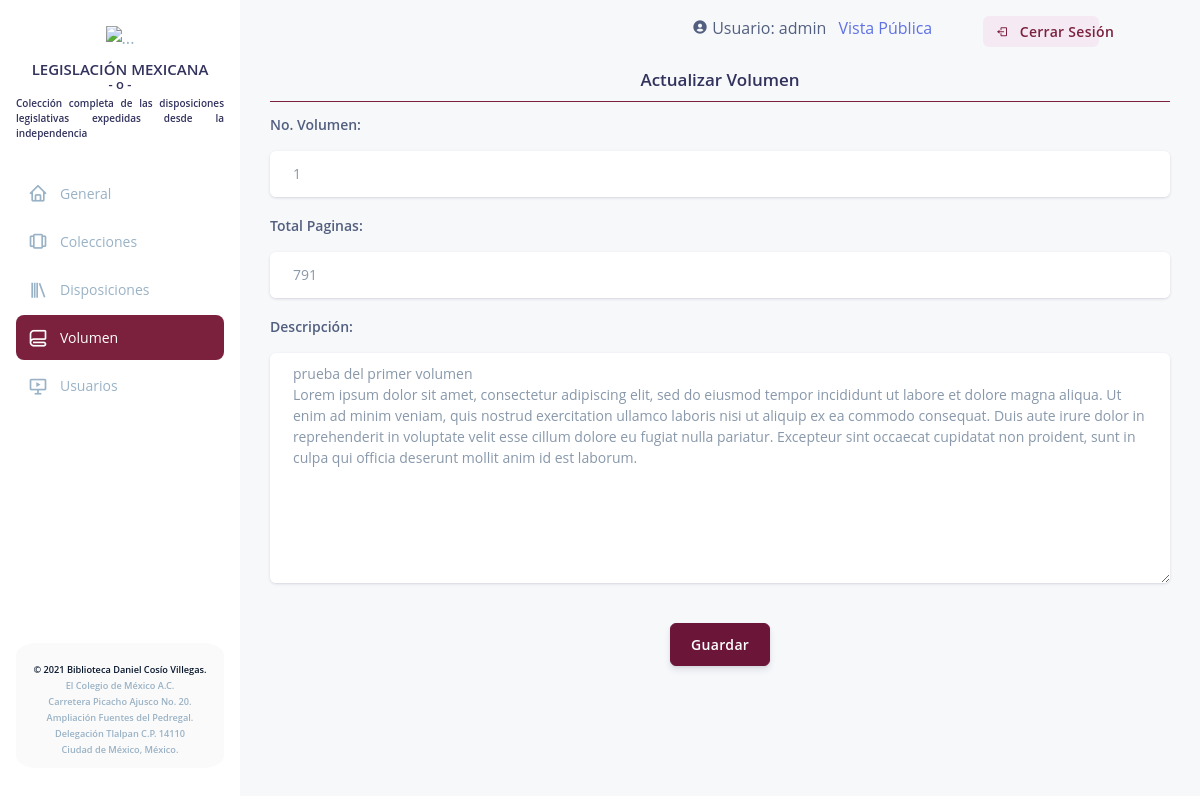
The page /registro/volumenupdate/1 (signed in) on the database its author committed.
### Modules/Registro/models.py (models this page shows, shortened)
class Volumen(models.Model):
    idVolumen = models.AutoField(primary_key = True)
    volumen = models.IntegerField()
    paginas = models.IntegerField()
    fecha_alta = models.DateField(auto_now=True)
    descripcion = models.TextField()

### Modules/Registro/views.py (the view)
# urls.py: path('volumenupdate/<int:pk>', VolumenUpdateView.as_view(), name = 'volumenupdate'),
class VolumenUpdateView(SuccessMessageMixin, UpdateView):
    model = Volumen
    form_class = VolumenForm
    template_name = 'volumen/volumen_create.html'
    success_message = 'Volumen actualizado correctamente'
    success_url = reverse_lazy('volumenlist')
    @method_decorator(login_required)
    def dispatch(self, request, *args, **kwargs):
        return super(VolumenUpdateView, self).dispatch(request, *args, **kwargs)
    def get_context_data(self, **kwargs):
        context = super(VolumenUpdateView, self).get_context_data(**kwargs)
        context['title'] = 'Actualizar Volumen'
        return context

### Modules/Registro/forms.py (shortened to what this page needs)
class VolumenForm(forms.ModelForm):
    class Meta:
        model = Volumen
        fields = [
            'volumen',
            'paginas',
            'descripcion'
        ]
        labels = {
            'volumen': 'No. Volumen',
            'paginas': 'Total Paginas',
            'descripcion': 'Descripción'
        }
        widgets = {
            'volumen': forms.NumberInput(attrs={'class': 'form-control', 'min': '1'}),
            'paginas': forms.NumberInput(attrs={'class': 'form-control', 'min': '1'}),
            'descripcion': forms.Textarea(attrs={'class': 'form-control'})
        }

### legmex/templates/volumen/volumen_create.html (shortened to what this page needs)
{% extends 'admin.html' %}
{% load static %}
{% block content %}
    <div class='container'>
        <form role="form" method='POST' class="form-auth sign-in-form" enctype='multipart/form-data'>
            <div class="col-12 text-center admin-head">
                <h3>{{title}}</h3>
            </div>
            <div class="w-100 mb-3 m-width form-group">
            <label for='nombre' class="form-control-label">{{ form.volumen.label_tag }}</label>
                <div class="input-group-alternative input-group">
                    <div class="input-group-prepend">
                        <span class="input-group-text">
                        </span>
                    </div>
                    {{form.volumen}}
                </div>
            </div>
            <div class="w-100 mb-3 m-width form-group">
                <label class="form-control-label">{{form.paginas.label_tag}}</label>
                <div class="input-group-alternative input-group">
                    <div class="input-group-prepend">
                        <span class="input-group-text">
                        </span>
                    </div>
                    {{form.paginas}}
                </div>
            </div>
            <div class="w-100 mb-3 m-width form-group">
                <label class="form-control-label">{{form.descripcion.label_tag}}</label>
                <div class="input-group-alternative input-group">
                    <div class="input-group-prepend">
                        <span class="input-group-text">
                        </span>
                    </div>
                    {{form.descripcion}}
                </div>
            </div>
            <div class="text-center">
                <button type="submit" class="my-4 btn btn-default">Guardar</button>
            </div>
        </form>
    </div>
{% endblock  %}

### legmex/templates/admin.html (shortened to what this page needs)
{% load static %}
<!DOCTYPE html>
<html>
<head>
    <link rel="stylesheet" href="https://maxcdn.bootstrapcdn.com/bootstrap/4.0.0/css/bootstrap.min.css">
    <link href='https://unpkg.com/boxicons@2.0.9/css/boxicons.min.css' rel='stylesheet'>
    <link rel="stylesheet" href="{% static 'css/argon-dashboard-react.css' %}" />
    <link rel="stylesheet" href="{% static 'css/admin.css'%}" />
    <link rel="stylesheet" href="{% static 'css/jquery-tagsinput.min.css'%}" />
    <link rel="stylesheet" href="//code.jquery.com/ui/1.12.1/themes/base/jquery-ui.css">
    <link rel="stylesheet" href="{% static 'css/bootstrap-multiselect.css' %}" />
</head>
<body>
    <div id="root">
        <div class="main-content">
            <div class="lateral-nav white-bg" id="navbar">
                <nav class="navbar__custom">
                    <div>
                        <div class="nav__brand m-b-1"><img src="{% static 'media/img/logooficial.svg' %}" class="wth-100"
                                alt="..."></div>
                        <div>
                            <h4 class="t-center l-height">LEGISLACIÓN MEXICANA</h4>
                            <h5 class="t-center l-height">- o -</h5>
                            <h6 class="t-justify m-b-30 ">Colección completa de las disposiciones legislativas expedidas
                                desde la independencia</h6>
                        </div>
                        <div class="nav__list">
                            <a class="nav__link nav-link" id="home" href="/administrator" aria-current="page">
                                <i class="bx bx-home nav__icon"></i>
                                <span class="nav__name">General</span>
                            </a>
                            <a class="nav__link nav-link" id="coleccion" href="/colections">
                                <i class="bx bx-carousel nav__icon"></i>
                                <span class="nav__name">Colecciones</span>
                            </a>
                            {% if user.groups.all.0.name == 'admin' or user.groups.all.0.name == 'editor'%}
                            <a class="nav__link nav-link" id="legislacion" href="/legislations">
                                <i class="bx bx-library nav__icon"></i>
                                <span class="nav__name">Disposiciones</span>
                            </a>
                            <a class="nav__link nav-link" id="volumen" href="{% url 'volumenlist' %}">
                                <i class="bx bx-blanket nav__icon"></i>
                                <span class="nav__name">Volumen</span>
                            </a>
                            {% ifequal user.groups.all.0.name 'admin'%}
                            <a class="nav__link nav-link" id="users" href="/users">
                                <i class="bx bx-slideshow nav__icon"></i>
                                <span class="nav__name">Usuarios</span>
                            </a>
                            {% endifequal %}
                            {% endif %}
                        </div>
                    </div>
                    <div class="footer-line footer-card"><a href="https://biblioteca.colmex.mx/" class="nav__footer">©
                            2021 Biblioteca Daniel Cosío Villegas.</a><br><span class="span__footer">El Colegio de
                            México A.C.</span><br><span class="span__footer">Carretera Picacho Ajusco No.
                            20.</span><br><span class="span__footer">Ampliación Fuentes del Pedregal.</span><br><span
                            class="span__footer">Delegación Tlalpan C.P. 14110</span><br><span
                            class="span__footer">Ciudad de México, México.</span></div>
                </nav>
            </div>
            <div class="container">
                <div class="session justify-content-end row">
                    <div class="col-4">
                        <i class="bx bxs-user-circle"></i>
                        Usuario: {{request.user.username}}
                         <a class="pl-2" href="{% url 'base' %}">Vista Pública</a>
                    </div>
                    <div class="col-5 col-md-3 col-xl-2">
                        <a class="btn btn-light-primary btn-sm nav-link" id="login12" href="{% url 'logout' %}">
                            <i class="bx bx-log-out"></i>
                            <span class="nav__name">Cerrar Sesión</span>
                        </a>
                    </div>
                </div>
                    {% block content %}
                    {% endblock %}
            </div>
        </div>
    </div>
</body>
</html>

### legmex/static/css/admin.css (style rules this page uses)
body { background: rgb(247, 248, 250); }
.admin-head { margin-bottom: 10px; border-bottom: 1px solid #7b213d; }

### rows shown on the page
Volumen: volumen "1", paginas "791", descripcion "prueba del primer volumen Lorem ipsum dolor sit amet, consectetur adipiscing elit, sed do eiusmod tempor incididunt ut labore et dolore magna aliqua. Ut enim ad minim veniam, quis nostrud exercitation ullamco laboris nisi ut aliquip ex ea commodo consequat. Duis aute irure dolor in reprehenderit in voluptate velit esse cillum dolore eu fugiat nulla pariatur. Excepteur sint occaecat cupidatat non proident, sunt in culpa qui officia deserunt mollit anim id est laborum."

### other values the page prints
{{ request.user.username }} "admin"
{{ title }} "Actualizar Volumen"
